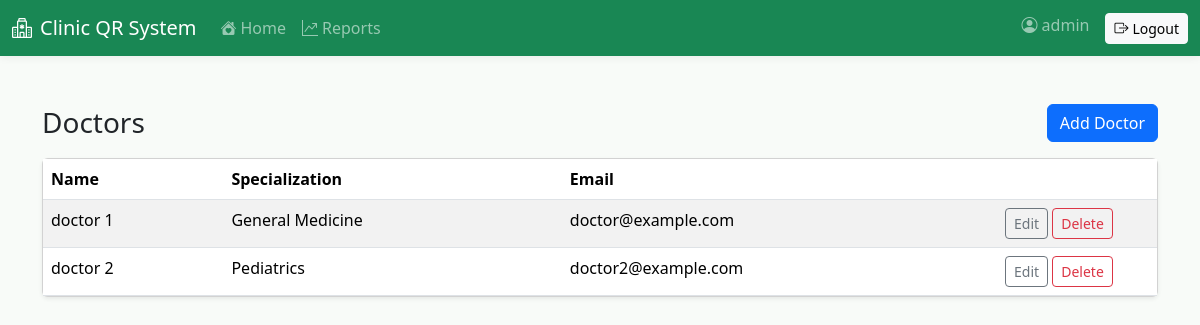
Screenshot of /dashboard/doctors/ (signed in) with the database file from the repository.
### patients/models.py (models this page shows, shortened)
class Doctor(models.Model):
    user = models.OneToOneField(User, on_delete=models.CASCADE, related_name='doctor_profile')
    full_name = models.CharField(max_length=255)
    specialization = models.CharField('Department', max_length=100, choices=DEPARTMENT_CHOICES)

### dashboard/views.py (the view)
# urls.py: path('doctors/', views.doctor_list, name='doctor_list'),
@login_required
@user_passes_test(is_admin)
def doctor_list(request):
    doctors = Doctor.objects.select_related('user').order_by('full_name')
    return render(request, 'dashboard/doctors/list.html', {'doctors': doctors})

### dashboard/views.py (called while the page is built)
def is_admin(user):
    return user.is_superuser

### dashboard/templates/dashboard/doctors/list.html
{% extends 'base.html' %}
{% block content %}
<div class="d-flex justify-content-between align-items-center mb-3">
  <h3 class="mb-0">Doctors</h3>
  <a href="/dashboard/doctors/new/" class="btn btn-primary">Add Doctor</a>
</div>
<div class="card shadow-sm">
  <div class="card-body p-0">
    <div class="table-responsive">
      <table class="table table-striped mb-0">
        <thead>
          <tr><th>Name</th><th>Specialization</th><th>Email</th><th style="width:160px"></th></tr>
        </thead>
        <tbody>
        {% for d in doctors %}
          <tr>
            <td>{{ d.full_name }}</td>
            <td>{{ d.specialization }}</td>
            <td>{{ d.user.email }}</td>
            <td>
              <a class="btn btn-sm btn-outline-secondary" href="/dashboard/doctors/{{ d.id }}/edit/">Edit</a>
              <a class="btn btn-sm btn-outline-danger" href="/dashboard/doctors/{{ d.id }}/delete/">Delete</a>
            </td>
          </tr>
        {% empty %}
          <tr><td colspan="4" class="text-center">No doctors yet.</td></tr>
        {% endfor %}
        </tbody>
      </table>
    </div>
  </div>
</div>
{% endblock %}

### templates/base.html (shortened to what this page needs)
<!doctype html>
<html lang="en">
  <head>
    <link href="https://cdn.jsdelivr.net/npm/bootstrap@5.3.3/dist/css/bootstrap.min.css" rel="stylesheet">
    <link href="https://cdn.jsdelivr.net/npm/bootstrap-icons@1.11.3/font/bootstrap-icons.min.css" rel="stylesheet">
  </head>
  <body>
    <nav class="navbar navbar-expand-lg navbar-dark bg-success">
      <div class="container-fluid">
        <a class="navbar-brand d-flex align-items-center" href="/">
          <i class="bi bi-hospital me-2"></i>Clinic QR System
        </a>
        <div class="collapse navbar-collapse" id="navbarsMain">
          <ul class="navbar-nav me-auto mb-2 mb-lg-0">
            {% if request.user.is_authenticated %}
              <li class="nav-item">
                <a class="nav-link" href="{% if request.user.is_superuser %}/dashboard/{% elif request.user.groups.all.0.name == 'Reception' %}/dashboard/reception/{% elif request.user.groups.all.0.name == 'Doctor' %}/dashboard/doctor/{% elif request.user.groups.all.0.name == 'Laboratory' %}/dashboard/lab/{% elif request.user.groups.all.0.name == 'Pharmacy' %}/dashboard/pharmacy/{% elif request.user.groups.all.0.name == 'Vaccination' %}/dashboard/vaccination/{% elif request.user.groups.all.0.name == 'Patient' %}/patients/portal/{% else %}/dashboard/{% endif %}"><i class="bi bi-house-heart-fill me-1"></i>Home</a>
              </li>
              {% if request.user.is_authenticated and request.user.groups.all.0.name != 'Patient' %}
              <li class="nav-item">
                <a class="nav-link" href="/dashboard/reports/"><i class="bi bi-graph-up-arrow me-1"></i>Reports</a>
              </li>
              {% endif %}
            {% endif %}
          </ul>
          <ul class="navbar-nav ms-auto">
            {% if request.user.is_authenticated %}
              <li class="nav-item"><span class="navbar-text"><i class="bi bi-person-circle me-1"></i>{{ request.user.username }}</span></li>
              <li class="nav-item ms-3">
                <form method="post" action="/accounts/logout/" class="d-inline">
                  <button class="btn btn-light btn-sm" type="submit"><i class="bi bi-box-arrow-right me-1"></i>Logout</button>
                </form>
              </li>
            {% else %}
              <li class="nav-item"><a class="btn btn-light btn-sm" href="/accounts/login/"><i class="bi bi-box-arrow-in-right me-1"></i>Login</a></li>
            {% endif %}
          </ul>
        </div>
      </div>
    </nav>
    <main class="container my-5">
      {% block content %}{% endblock %}
    </main>
  </body>
</html>

### templates/base.html (style rules this page uses)
:root { --bs-primary: #198754; --bs-primary-rgb: 25, 135, 84; }
body { background-color: #f8fbf8; }
.navbar { box-shadow: 0 2px 8px rgba(0,0,0,0.06); }

### rows the page displays
Doctor: full_name "doctor 1", specialization "General Medicine", user.email "doctor@example.com"
Doctor: full_name "doctor 2", specialization "Pediatrics", user.email "doctor2@example.com"

### other values shown
{{ request.user.username }} "admin"
